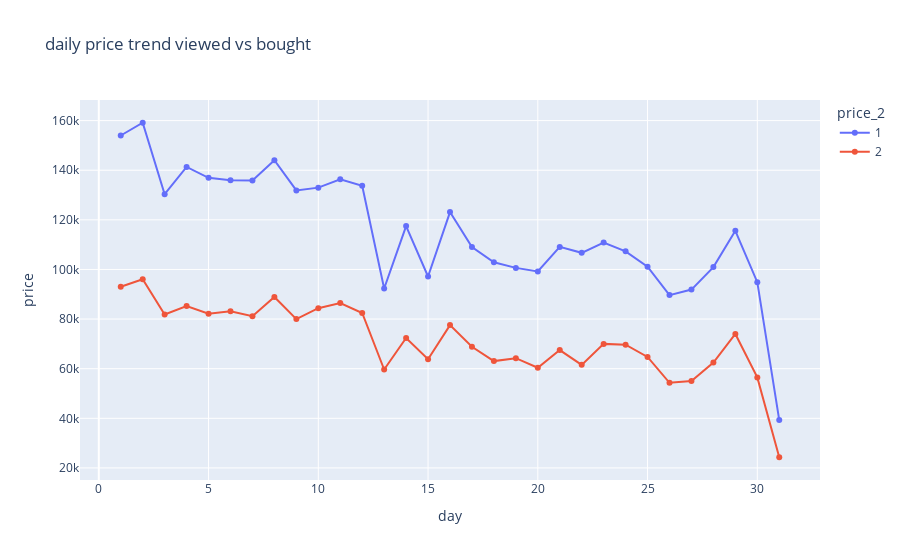

The notebook cell saved with this chart:
### Code cell
fig = px.line(
    d_sales_stat,
    x='day',
    y='price',
    color='price_2',
    title= 'daily price trend viewed vs bought'
)
fig.update_traces(mode = 'lines+markers')
fig.show()

### Figure 1 — Plotly figure (JSON) as saved in the notebook; plotly's stock layout.template omitted (floating-point values rounded to 4 significant figures)
{"data": [{"hovertemplate": "price_2=1<br>day=%{x}<br>price=%{y}<extra></extra>", "legendgroup": "1", "line": {"color": "#636efa", "dash": "solid"}, "marker": {"symbol": "circle"}, "mode": "lines+markers", "name": "1", "orientation": "v", "showlegend": true, "type": "scatter", "x": [1, 2, 3, 4, 5, 6, 7, 8, 9, 10, 11, 12, 13, 14, 15, 16, 17, 18, 19, 20, 21, 22, 23, 24, 25, 26, 27, 28, 29, 30, 31], "xaxis": "x", "y": [154004, 159138, 130341, 141313, 136952, 135971, 135838, 144064, 131848, 132985, 136317, 133725, 92332, 117475, 97155, 123134, 109032, 102906, 100634, 99206, 109103, 106699, 110841, 107303, 101137, 89658, 91887, 100943, 115566, 94878, 39297], "yaxis": "y"}, {"hovertemplate": "price_2=2<br>day=%{x}<br>price=%{y}<extra></extra>", "legendgroup": "2", "line": {"color": "#EF553B", "dash": "solid"}, "marker": {"symbol": "circle"}, "mode": "lines+markers", "name": "2", "orientation": "v", "showlegend": true, "type": "scatter", "x": [1, 2, 3, 4, 5, 6, 7, 8, 9, 10, 11, 12, 13, 14, 15, 16, 17, 18, 19, 20, 21, 22, 23, 24, 25, 26, 27, 28, 29, 30, 31], "xaxis": "x", "y": [93041, 96039, 81849, 85271, 82157, 83148, 81178, 88917, 79999, 84386, 86463, 82460, 59676, 72370, 63816, 77571, 68852, 63057, 64236, 60369, 67502, 61540, 69999, 69690, 64747, 54307, 55058, 62461, 74000, 56495, 24301], "yaxis": "y"}], "layout": {"legend": {"title": {"text": "price_2"}, "tracegroupgap": 0}, "title": {"text": "daily price trend viewed vs bought"}, "xaxis": {"anchor": "y", "domain": [0, 1], "title": {"text": "day"}}, "yaxis": {"anchor": "x", "domain": [0, 1], "title": {"text": "price"}}}}
